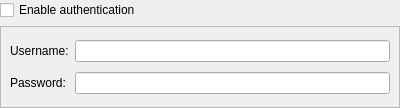
<?xml version="1.0" encoding="UTF-8"?>
<ui version="4.0">
 <class>AuthenticationSettingsWidget</class>
 <widget class="QWidget" name="AuthenticationSettingsWidget">
  <property name="geometry">
   <rect>
    <x>0</x>
    <y>0</y>
    <width>400</width>
    <height>108</height>
   </rect>
  </property>
  <property name="windowTitle">
   <string>Authentication settings</string>
  </property>
  <layout class="QVBoxLayout" name="verticalLayout">
   <property name="margin">
    <number>0</number>
   </property>
   <item>
    <widget class="QCheckBox" name="enabledCheckBox">
     <property name="text">
      <string>Enable authentication</string>
     </property>
    </widget>
   </item>
   <item>
    <widget class="QFrame" name="frame">
     <property name="frameShape">
      <enum>QFrame::StyledPanel</enum>
     </property>
     <property name="frameShadow">
      <enum>QFrame::Raised</enum>
     </property>
     <layout class="QGridLayout" name="gridLayout">
      <item row="0" column="0">
       <widget class="QLabel" name="userLabel">
        <property name="text">
         <string>Username:</string>
        </property>
       </widget>
      </item>
      <item row="2" column="0">
       <widget class="QLabel" name="passwordLabel">
        <property name="text">
         <string>Password:</string>
        </property>
       </widget>
      </item>
      <item row="2" column="1">
       <widget class="QLineEdit" name="passwordEditor">
        <property name="echoMode">
         <enum>QLineEdit::Password</enum>
        </property>
       </widget>
      </item>
      <item row="0" column="1">
       <widget class="QLineEdit" name="userEditor"/>
      </item>
     </layout>
    </widget>
   </item>
  </layout>
 </widget>
 <resources/>
 <connections/>
</ui>
